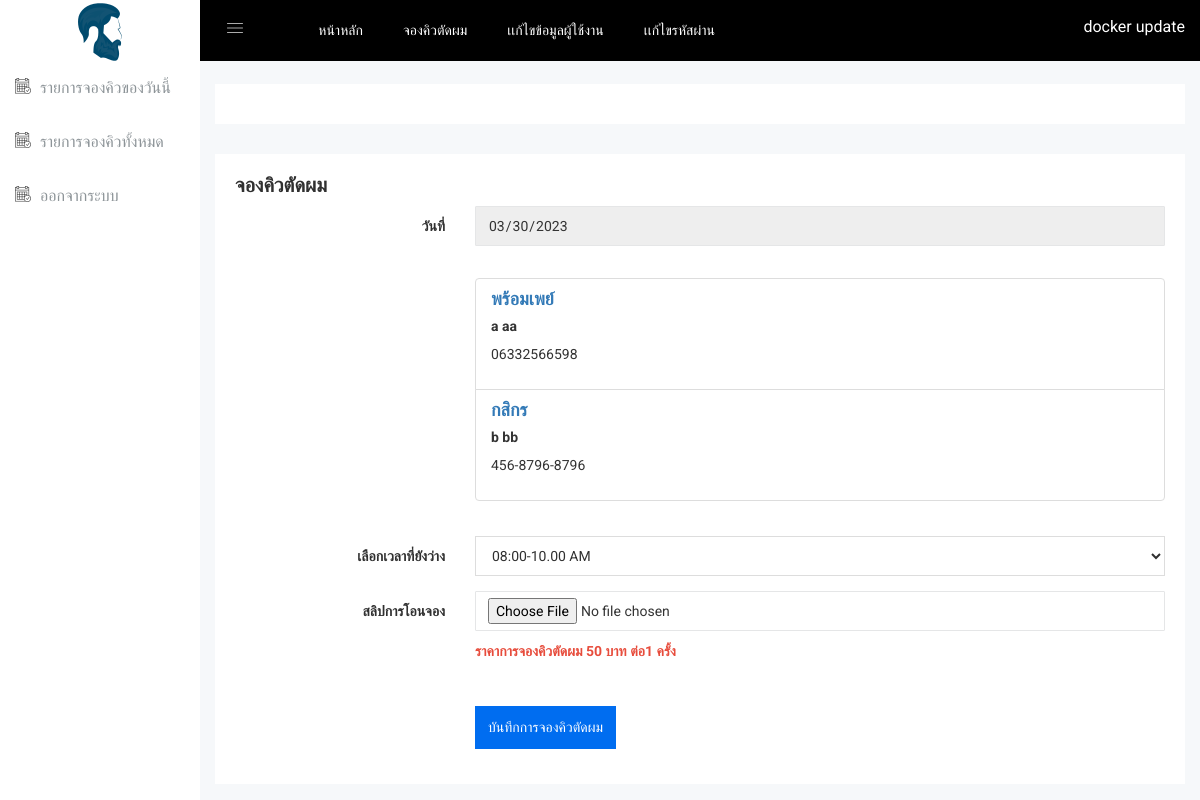
/jongq_user.php (signed in), run on the app's committed database.
### tables this page shows
CREATE TABLE `tb_payments` (
  `id` int NOT NULL,
  `payment_name` varchar(100) NOT NULL,
  `payment_number` varchar(50) NOT NULL,
  `payment_description` varchar(200) NOT NULL,
  `payment_image` text NOT NULL,
  `barbershop_information_id` int NOT NULL,
  `payment_bank_name` varchar(100) NOT NULL
);

### www/jongq_user.php (the view, shortened to what this page needs)
<?php
$dateNow=date("Y-m-d");
include_once("./configs/connect_db.php");
$sqlTimeSlot = "SELECT * FROM tb_time_slots WHERE time_slot_status='1' ORDER BY `tb_time_slots`.`time_slot_description` ASC;";
$resultTimeSlot = mysqli_query($conn, $sqlTimeSlot);
$sqlTimeSlot="SELECT * FROM `tb_payments` ";
$queryTimeSlot=   mysqli_query($conn, $sqlTimeSlot);
?>
<!doctype html>
<html class="no-js" lang="en">
<head>
    <?php include_once("./head_fragment.php") ?>
    <link rel="stylesheet" href="css/alerts.css">
</head>
<body>
    <?php include_once("./sidebar.php") ?>
    <div class="all-content-wrapper">
        <div class="container-fluid">
            <div class="row">
                <div class="col-lg-12 col-md-12 col-sm-12 col-xs-12">
                    <div class="logo-pro">
                        <a href="index.html"><img class="main-logo" src="img/logo/logo.png" alt="" /></a>
                    </div>
                </div>
            </div>
        </div>
        <?php include_once("./header.php") ?>
        <div class="basic-form-area mg-b-15">
            <div class="container-fluid">
                <div class="row">
                    <div class="col-lg-12 col-md-12 col-sm-12 col-xs-12">
                        <div class="sparkline12-list">
                            <div class="sparkline12-hd">
                                <div class="main-sparkline12-hd">
                                    <h1>จองคิวตัดผม</h1>
                                </div>
                            </div>
                            <div class="sparkline12-graph">
                                <div class="basic-login-form-ad">
                                    <div class="row">
                                        <div class="col-lg-12 col-md-12 col-sm-12 col-xs-12">
                                            <div class="all-form-element-inner">
                                                <form action="./jongq_user.php" method="post"
                                                    enctype="multipart/form-data">
                                                    <div class="form-group-inner">
                                                        <div class="row">
                                                            <div class="col-lg-3 col-md-3 col-sm-3 col-xs-12">
                                                                <label
                                                                    class="login2 pull-right pull-right-pro">วันที่</label>
                                                            </div>
                                                            <div class="col-lg-9 col-md-9 col-sm-9 col-xs-12">
                                                                <input readonly type="date" id="jongq_date"
                                                                    onchange="checkJongQDate()" value="<?=$dateNow;?>"
                                                                    class="form-control" />
                                                                <ul class="list-group mt-5" style="margin-top:2rem">
                                                                    <?php
                                                if (mysqli_num_rows($queryTimeSlot) > 0) {
                                                    while($rowTimeSlot = mysqli_fetch_assoc($queryTimeSlot)) {
                                                        ?>
                                                                    <li
                                                                        class="list-group-item d-flex justify-content-between align-items-center">
                                                                        <div class="row justify-content-end">
                                                                            <div class="col-md-10">
                                                                                <h4 class="card-title text-primary">
                                                                                    <?=$rowTimeSlot["payment_bank_name"]?>
                                                                                </h4>
                                                                                <h5 class="card-title">
                                                                                    <?=$rowTimeSlot["payment_name"]?>
                                                                                </h5>
                                                                                <p><?=$rowTimeSlot["payment_number"]?>
                                                                                </p>
                                                                            </div>
                                                                        </div>
                                                                    </li>
                                                                    <?php     }
                                                }else{
                                                    echo "<h1>ไม่พบข้อมูล</h1>";
                                                }
                                                ?>
                                                                </ul>
                                                            </div>
                                                        </div>
                                                    </div>
                                                    <div class="form-group-inner">
                                                        <div class="row">
                                                            <div class="col-lg-3 col-md-3 col-sm-3 col-xs-12">
                                                                <label
                                                                    class="login2 pull-right pull-right-pro">เลือกเวลาที่ยังว่าง</label>
                                                            </div>
                                                            <div class="col-lg-9 col-md-9 col-sm-9 col-xs-12">
                                                                <?php
                                                                if(mysqli_num_rows($resultTimeSlot)<=0){?>
                                                                <label id="fullQidNoti"
                                                                    class="login2 pull-left pull-right-pro "><span
                                                                        class="text-danger">คิวเต็ม</span></label>
                                                                <?php
                                                                }else{?>
                                                                <div class="form-select-list" id="selectInputId"
                                                                    style="display: block;"
                                                                    onload="selectInputIdFunc('<?=mysqli_num_rows($resultTimeSlot)?>')">
                                                                    <select class="form-control custom-select-value"
                                                                        name="time_slot_id" required>
                                                                        <?php
                                                                            while($rowTimeSlot = mysqli_fetch_assoc($resultTimeSlot)) {
                                                                                    ?>
                                                                        <option value="<?=$rowTimeSlot["id"]?>">
                                                                            <?=$rowTimeSlot["time_slot_description"]?>
                                                                        </option>
                                                                        <?php
                                                                        }
                                                                       ?>
                                                                    </select>
                                                                </div>
                                                                <?php
                                                                }
                                                                ?>
                                                            </div>
                                                        </div>
                                                    </div>
                                                    <div class="form-group-inner">
                                                        <div class="row">
                                                            <div class="col-lg-3 col-md-3 col-sm-3 col-xs-12">
                                                                <label
                                                                    class="login2 pull-right pull-right-pro">สลิปการโอนจอง
                                                                </label>
                                                            </div>
                                                            <div class="col-lg-9 col-md-9 col-sm-9 col-xs-12">
                                                                <input required type="file" class="form-control"
                                                                    accept="image/*" name="jong_slip"
                                                                    onchange="loadFile(event)" />
                                                                <label class="login2 pull-left pull-right-pro "><span
                                                                        class="text-danger">ราคาการจองคิวตัดผม 50 บาท
                                                                        ต่อ1
                                                                        ครั้ง</span></label>
                                                            </div>
                                                        </div>
                                                    </div>
                                                    <?php  if(mysqli_num_rows($resultTimeSlot)>0){?>
                                                    <div class="form-group-inner">
                                                        <div class="login-btn-inner">
                                                            <div class="row">
                                                                <div class="col-lg-3"></div>
                                                                <div class="col-lg-9">
                                                                    <div
                                                                        class="login-horizental cancel-wp pull-left form-bc-ele">
                                                                        <button id="btnSubmit"
                                                                            class="btn btn-sm btn-primary login-submit-cs"
                                                                            type="submit">บันทึกการจองคิวตัดผม
                                                                        </button>
                                                                    </div>
                                                                </div>
                                                            </div>
                                                        </div>
                                                    </div>
                                                    <?php
 }
                                                    ?>
                                                </form>
                                            </div>
                                        </div>
                                    </div>
                                </div>
                            </div>
                        </div>
                    </div>
                </div>
            </div>
        </div>
    </div>
</body>

### data on the page
tb_payments: payment_bank_name "พร้อมเพย์", payment_name "a aa", payment_number "06332566598"
tb_payments: payment_bank_name "กสิกร", payment_name "b bb", payment_number "456-8796-8796"

### other printed values
$_SESSION['full_name'] "docker update"
form field time_slot_id "08:00-10.00 AM"
